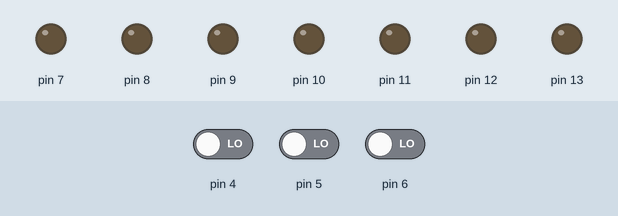
This sketch was run on a simulated Arduino Uno, built with avr-gcc and run on an emulated ATmega328P. Shown: output pins drawn as LEDs (lit = HIGH). The inputs (shaded band) are chosen by the test bench; at power-on: pin 4 LOW, pin 5 LOW, pin 6 LOW.

Above: at 1.2 s.
1.3 s: pin 4 driven HIGH
At 1.6 s:
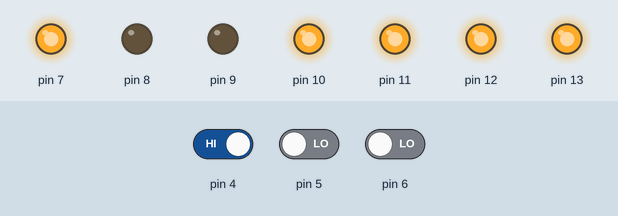
2.8 s: pin 5 driven HIGH
At 3.9 s:
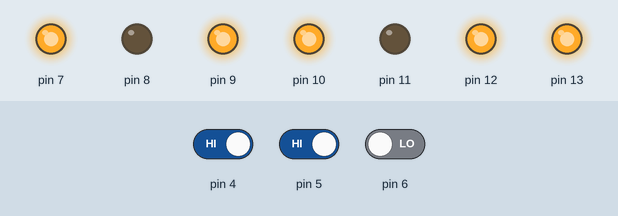
4.3 s: pin 5 driven LOW
At 5.1 s:
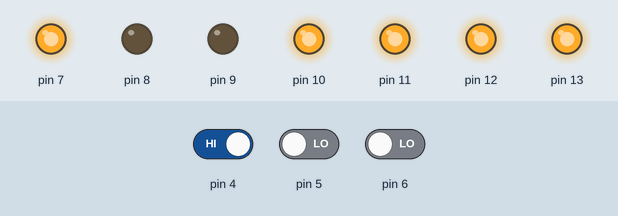
5.8 s: pin 6 driven HIGH
At 6.2 s:
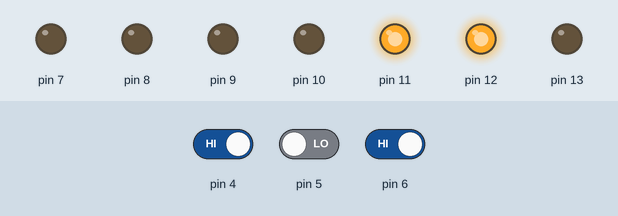
7.3 s: pin 6 driven LOW
At 8.6 s:
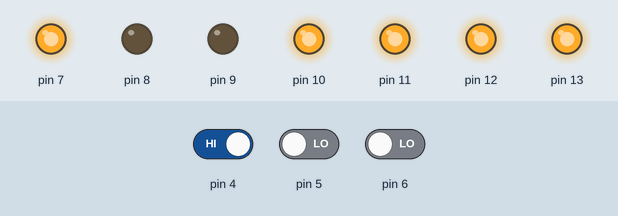
Timing chart, 0 to 9.8 s (numbered marks = the images above; inputs shaded):
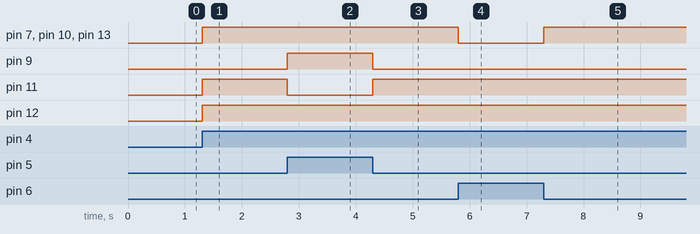

Measured:
- after the input at 1.3 s, pin 7, pin 10–13: LOW → HIGH at once
- after the input at 2.8 s, pin 9: LOW → HIGH at once; pin 11: HIGH → LOW at once
- after the input at 4.3 s, pin 9: HIGH → LOW at once; pin 11: LOW → HIGH at once
- after the input at 5.8 s, pin 7, pin 10, pin 13: HIGH → LOW at once
- after the input at 7.3 s, pin 7, pin 10, pin 13: LOW → HIGH at once

The sketch:

7SegmentDisp.ino
```cpp
void setup()
{
  pinMode(13, OUTPUT);
  pinMode(12, OUTPUT);
  pinMode(11, OUTPUT);
  pinMode(10, OUTPUT);
  pinMode(9, OUTPUT);
  pinMode(8, OUTPUT);
  pinMode(7, OUTPUT);
  pinMode(6,INPUT);
  pinMode(5,INPUT);
  pinMode(4,INPUT);


}

void loop()
{
  int one = digitalRead(6);
  int two = digitalRead(5);
  int three = digitalRead(4);
  if ( two == 1)
  {
    no_two();
  }
  else if (one == 1)
  {
    no_one();
  }
  else if (three == 1)
  {
   no_three();
  }
  else{
    blank();
  }
}

void no_one(){
  digitalWrite(13, LOW);
  digitalWrite(12, HIGH);
  digitalWrite(11, HIGH);
  digitalWrite(10, LOW);
  digitalWrite(9, LOW);
  digitalWrite(8, LOW);
  digitalWrite(7, LOW);
}
void no_two(){
  digitalWrite(13, HIGH);
  digitalWrite(12, HIGH);
  digitalWrite(11, LOW);
  digitalWrite(10, HIGH);
  digitalWrite(9, HIGH);
  digitalWrite(8, LOW);
  digitalWrite(7, HIGH);
}
void no_three(){
  digitalWrite(13, HIGH);
  digitalWrite(12, HIGH);
  digitalWrite(11, HIGH);
  digitalWrite(10, HIGH);
  digitalWrite(9, LOW);
  digitalWrite(8, LOW);
  digitalWrite(7, HIGH);
}
void blank(){
  digitalWrite(13, LOW);
  digitalWrite(12, LOW);
  digitalWrite(11, LOW);
  digitalWrite(10, LOW);
  digitalWrite(9, LOW);
  digitalWrite(8, LOW);
  digitalWrite(7, LOW);
}
```
